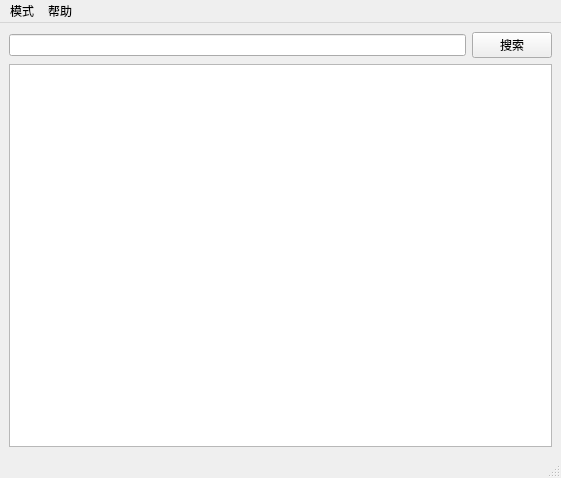
<?xml version="1.0" encoding="UTF-8"?>
<ui version="4.0">
 <class>MainWindow</class>
 <widget class="QMainWindow" name="MainWindow">
  <property name="geometry">
   <rect>
    <x>0</x>
    <y>0</y>
    <width>561</width>
    <height>478</height>
   </rect>
  </property>
  <property name="windowTitle">
   <string>ListHunter</string>
  </property>
  <widget class="QWidget" name="centralwidget">
   <layout class="QVBoxLayout" name="verticalLayout">
    <item>
     <layout class="QHBoxLayout" name="horizontalLayout">
      <item>
       <widget class="QLineEdit" name="searchEdit"/>
      </item>
      <item>
       <widget class="QPushButton" name="searchButton">
        <property name="text">
         <string>搜索</string>
        </property>
       </widget>
      </item>
     </layout>
    </item>
    <item>
     <widget class="QTableView" name="resultTable">
      <property name="contextMenuPolicy">
       <enum>Qt::CustomContextMenu</enum>
      </property>
      <property name="styleSheet">
       <string notr="true">QTableView::item
{
	padding-left:10px;
	padding-right: 10px;
}</string>
      </property>
      <property name="selectionMode">
       <enum>QAbstractItemView::SingleSelection</enum>
      </property>
      <property name="selectionBehavior">
       <enum>QAbstractItemView::SelectRows</enum>
      </property>
     </widget>
    </item>
   </layout>
  </widget>
  <widget class="QMenuBar" name="menubar">
   <property name="geometry">
    <rect>
     <x>0</x>
     <y>0</y>
     <width>561</width>
     <height>21</height>
    </rect>
   </property>
   <widget class="QMenu" name="menu">
    <property name="title">
     <string>模式</string>
    </property>
    <addaction name="actionLoadMode"/>
    <addaction name="actionSaveMode"/>
   </widget>
   <widget class="QMenu" name="menu_2">
    <property name="title">
     <string>帮助</string>
    </property>
   </widget>
   <addaction name="menu"/>
   <addaction name="menu_2"/>
  </widget>
  <widget class="QStatusBar" name="statusbar"/>
  <action name="actionSaveMode">
   <property name="text">
    <string>SaveMode</string>
   </property>
  </action>
  <action name="actionLoadMode">
   <property name="text">
    <string>LoadMode</string>
   </property>
  </action>
 </widget>
 <resources/>
 <connections/>
</ui>
